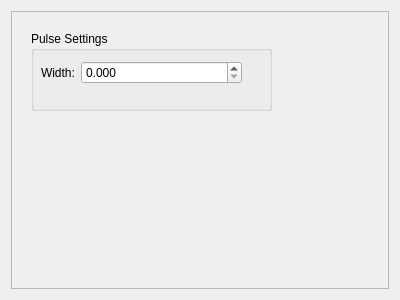
<?xml version="1.0" encoding="UTF-8"?>
<ui version="4.0">
 <class>ControlTab</class>
 <widget class="QWidget" name="ControlTab">
  <property name="geometry">
   <rect>
    <x>0</x>
    <y>0</y>
    <width>400</width>
    <height>300</height>
   </rect>
  </property>
  <property name="windowTitle">
   <string>Form</string>
  </property>
  <layout class="QVBoxLayout" name="verticalLayout">
   <item>
    <widget class="QFrame" name="ControlTabPanel">
     <property name="frameShape">
      <enum>QFrame::StyledPanel</enum>
     </property>
     <property name="frameShadow">
      <enum>QFrame::Raised</enum>
     </property>
     <property name="lineWidth">
      <number>0</number>
     </property>
     <widget class="QGroupBox" name="gbPulse">
      <property name="geometry">
       <rect>
        <x>20</x>
        <y>20</y>
        <width>241</width>
        <height>80</height>
       </rect>
      </property>
      <property name="title">
       <string>Pulse Settings</string>
      </property>
      <widget class="QWidget" name="layoutWidget">
       <property name="geometry">
        <rect>
         <x>10</x>
         <y>30</y>
         <width>201</width>
         <height>24</height>
        </rect>
       </property>
       <layout class="QFormLayout" name="formLayout">
        <item row="0" column="0">
         <widget class="QLabel" name="label">
          <property name="text">
           <string>Width:</string>
          </property>
         </widget>
        </item>
        <item row="0" column="1">
         <widget class="QDoubleSpinBox" name="spinPulseWidth">
          <property name="decimals">
           <number>3</number>
          </property>
          <property name="maximum">
           <double>100000.000000000000000</double>
          </property>
         </widget>
        </item>
       </layout>
      </widget>
     </widget>
    </widget>
   </item>
  </layout>
 </widget>
 <resources/>
 <connections/>
</ui>
